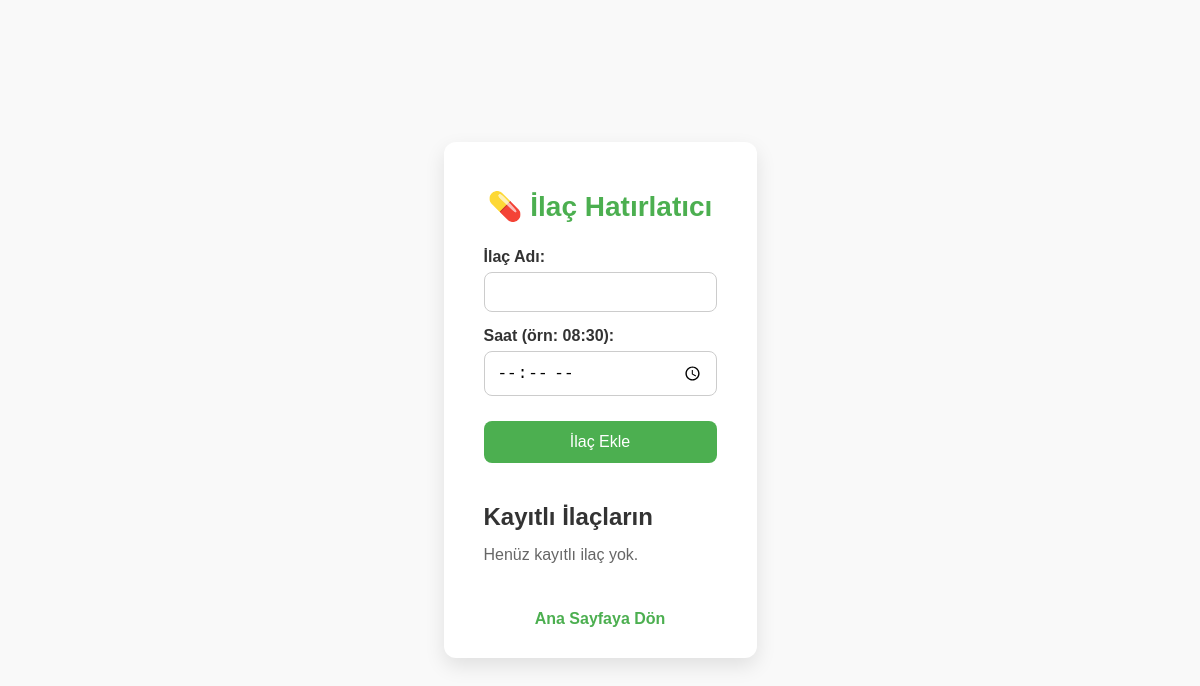
Page /pages/ilachatirlatici.php on the earlier database version.
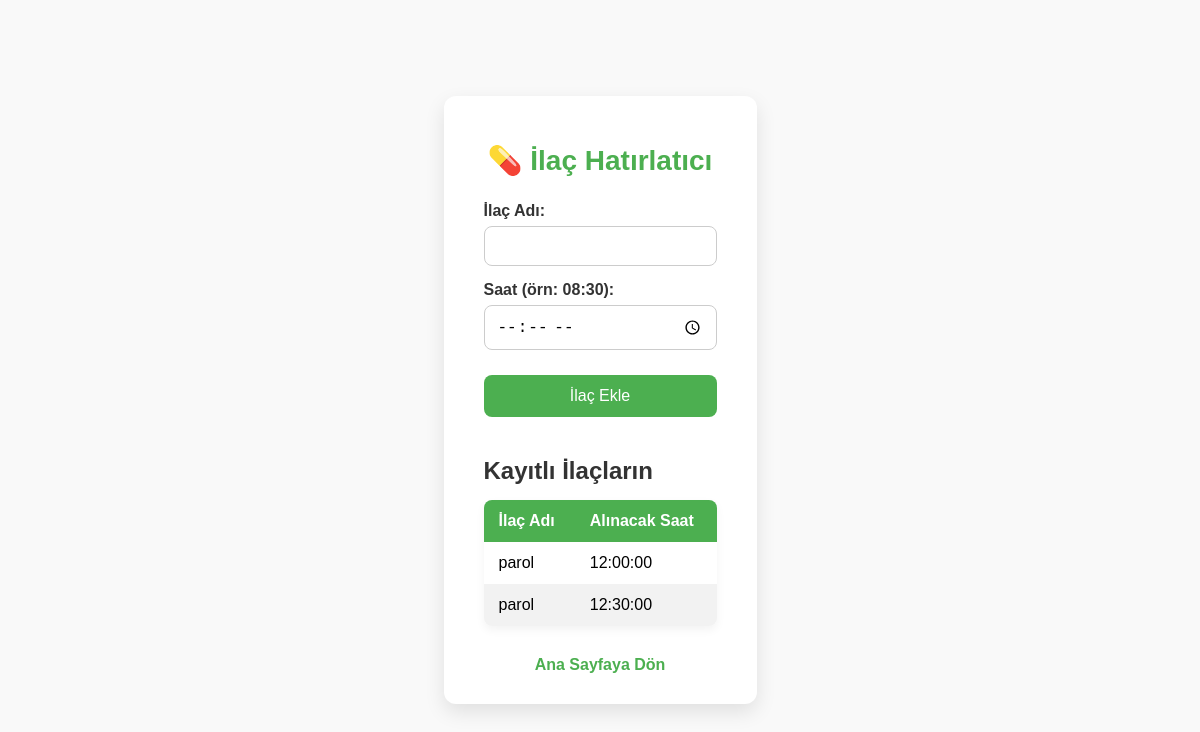
Same page on the later database version.
### tables this page shows
CREATE TABLE `ilaclar` (
  `id` int(11) NOT NULL,
  `user_id` int(11) NOT NULL,
  `ilac_ismi` varchar(255) NOT NULL,
  `ilac_saati` time NOT NULL
);

### pages/ilachatirlatici.php (the view, shortened to what this page needs)
<?php
include __DIR__ . '/../includes/connection.php';
$userId = $_SESSION['user_id'] ?? 1;
$stmt = $connection->prepare("SELECT * FROM ilaclar WHERE user_id = :user_id ORDER BY ilac_saati");
$stmt->bindParam(':user_id', $userId);
$stmt->execute();
$ilaclar = $stmt->fetchAll(PDO::FETCH_ASSOC);
?>
<!DOCTYPE html>
<html lang="tr">
<head>
</head>
<body>
    <div class="container">
        <h1>💊 İlaç Hatırlatıcı</h1>
        <form method="post" action="">
            <label for="ilac_ismi">İlaç Adı:</label>
            <input type="text" name="ilac_ismi" id="ilac_ismi" required />
            <label for="ilac_saati">Saat (örn: 08:30):</label>
            <input type="time" name="ilac_saati" id="ilac_saati" required />
            <button type="submit">İlaç Ekle</button>
        </form>
        <h2>Kayıtlı İlaçların</h2>
        <?php if (count($ilaclar) > 0): ?>
            <table>
                <thead>
                    <tr>
                        <th>İlaç Adı</th>
                        <th>Alınacak Saat</th>
                    </tr>
                </thead>
                <tbody>
                    <?php foreach ($ilaclar as $ilac): ?>
                        <tr>
                            <td><?=htmlspecialchars($ilac['ilac_ismi'])?></td>
                            <td><?=htmlspecialchars($ilac['ilac_saati'])?></td>
                        </tr>
                    <?php endforeach; ?>
                </tbody>
            </table>
        <?php else: ?>
            <p>Henüz kayıtlı ilaç yok.</p>
        <?php endif; ?>
        <a href="../index.php">Ana Sayfaya Dön</a>
    </div>
</body>
</html>

Differences in the rows shown:
added ilaclar: ilac_ismi "parol", ilac_saati "12:00:00"
added ilaclar: ilac_ismi "parol", ilac_saati "12:30:00"
Other differences:
text no longer shown: "Henüz kayıtlı ilaç yok."
text now shown: "İlaç Adı Alınacak Saat"
